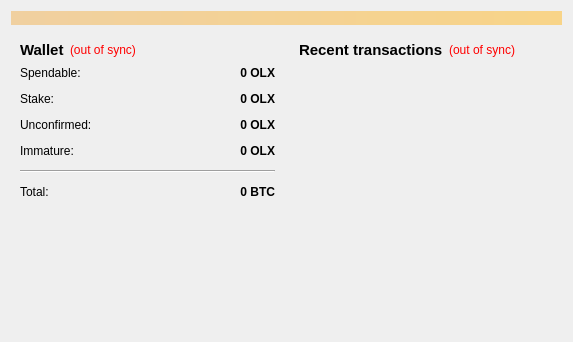
<?xml version="1.0" encoding="UTF-8"?>
<ui version="4.0">
 <class>OverviewPage</class>
 <widget class="QWidget" name="OverviewPage">
  <property name="geometry">
   <rect>
    <x>0</x>
    <y>0</y>
    <width>573</width>
    <height>342</height>
   </rect>
  </property>
  <property name="windowTitle">
   <string>Form</string>
  </property>
  <layout class="QVBoxLayout" name="topLayout">
   <item>
    <widget class="QLabel" name="labelAlerts">
     <property name="visible">
      <bool>false</bool>
     </property>
     <property name="styleSheet">
      <string notr="true">background-color: qlineargradient(x1: 0, y1: 0, x2: 1, y2: 0, stop:0 #F0D0A0, stop:1 #F8D488);  color:#000000
</string>
     </property>
     <property name="wordWrap">
      <bool>true</bool>
     </property>
     <property name="margin">
      <number>3</number>
     </property>
    </widget>
   </item>
   <item>
    <layout class="QHBoxLayout" name="horizontalLayout" stretch="1,1">
     <item>
      <layout class="QVBoxLayout" name="verticalLayout_2">
       <item>
        <widget class="QWidget" name="widget" native="true">
         <layout class="QVBoxLayout" name="verticalLayout_4">
          <item>
           <layout class="QHBoxLayout" name="horizontalLayout_4">
            <item>
             <widget class="QLabel" name="label_5">
              <property name="font">
               <font>
                <pointsize>11</pointsize>
                <weight>75</weight>
                <bold>true</bold>
               </font>
              </property>
              <property name="text">
               <string>Wallet</string>
              </property>
             </widget>
            </item>
            <item>
             <widget class="QLabel" name="labelWalletStatus">
              <property name="toolTip">
               <string>The displayed information may be out of date. Your wallet automatically synchronizes with the OLBITX network after a connection is established, but this process has not completed yet.</string>
              </property>
              <property name="styleSheet">
               <string notr="true">QLabel { color: red; }</string>
              </property>
              <property name="text">
               <string notr="true">(out of sync)</string>
              </property>
              <property name="alignment">
               <set>Qt::AlignLeading|Qt::AlignLeft|Qt::AlignVCenter</set>
              </property>
             </widget>
            </item>
            <item>
             <spacer name="horizontalSpacer_2">
              <property name="orientation">
               <enum>Qt::Horizontal</enum>
              </property>
              <property name="sizeHint" stdset="0">
               <size>
                <width>40</width>
                <height>20</height>
               </size>
              </property>
             </spacer>
            </item>
           </layout>
          </item>
          <item>
           <layout class="QFormLayout" name="formLayout_2">
            <property name="fieldGrowthPolicy">
             <enum>QFormLayout::AllNonFixedFieldsGrow</enum>
            </property>
            <property name="horizontalSpacing">
             <number>12</number>
            </property>
            <property name="verticalSpacing">
             <number>12</number>
            </property>
            <item row="0" column="0">
             <widget class="QLabel" name="label">
              <property name="text">
               <string>Spendable:</string>
              </property>
             </widget>
            </item>
            <item row="0" column="1">
             <widget class="QLabel" name="labelBalance">
              <property name="font">
               <font>
                <weight>75</weight>
                <bold>true</bold>
               </font>
              </property>
              <property name="cursor">
               <cursorShape>IBeamCursor</cursorShape>
              </property>
              <property name="toolTip">
               <string>Your current spendable balance</string>
              </property>
              <property name="text">
               <string notr="true">0 OLX</string>
              </property>
              <property name="alignment">
               <set>Qt::AlignRight|Qt::AlignTrailing|Qt::AlignVCenter</set>
              </property>
              <property name="textInteractionFlags">
               <set>Qt::LinksAccessibleByMouse|Qt::TextSelectableByKeyboard|Qt::TextSelectableByMouse</set>
              </property>
             </widget>
            </item>
            <item row="1" column="0">
             <widget class="QLabel" name="label_6">
              <property name="text">
               <string>Stake:</string>
              </property>
             </widget>
            </item>
            <item row="1" column="1">
             <widget class="QLabel" name="labelStake">
              <property name="font">
               <font>
                <weight>75</weight>
                <bold>true</bold>
               </font>
              </property>
              <property name="cursor">
               <cursorShape>IBeamCursor</cursorShape>
              </property>
              <property name="toolTip">
               <string>Total of coins that was staked, and do not yet count toward the current balance</string>
              </property>
              <property name="text">
               <string notr="true">0 OLX</string>
              </property>
              <property name="alignment">
               <set>Qt::AlignRight|Qt::AlignTrailing|Qt::AlignVCenter</set>
              </property>
              <property name="textInteractionFlags">
               <set>Qt::LinksAccessibleByMouse|Qt::TextSelectableByKeyboard|Qt::TextSelectableByMouse</set>
              </property>
             </widget>
            </item>
            <item row="2" column="0">
             <widget class="QLabel" name="label_3">
              <property name="text">
               <string>Unconfirmed:</string>
              </property>
             </widget>
            </item>
            <item row="2" column="1">
             <widget class="QLabel" name="labelUnconfirmed">
              <property name="font">
               <font>
                <weight>75</weight>
                <bold>true</bold>
               </font>
              </property>
              <property name="cursor">
               <cursorShape>IBeamCursor</cursorShape>
              </property>
              <property name="toolTip">
               <string>Total of transactions that have yet to be confirmed, and do not yet count toward the current balance</string>
              </property>
              <property name="text">
               <string notr="true">0 OLX</string>
              </property>
              <property name="alignment">
               <set>Qt::AlignRight|Qt::AlignTrailing|Qt::AlignVCenter</set>
              </property>
              <property name="textInteractionFlags">
               <set>Qt::LinksAccessibleByMouse|Qt::TextSelectableByKeyboard|Qt::TextSelectableByMouse</set>
              </property>
             </widget>
            </item>
            <item row="3" column="0">
             <widget class="QLabel" name="labelImmatureText">
              <property name="text">
               <string>Immature:</string>
              </property>
             </widget>
            </item>
            <item row="3" column="1">
             <widget class="QLabel" name="labelImmature">
              <property name="font">
               <font>
                <weight>75</weight>
                <bold>true</bold>
               </font>
              </property>
              <property name="toolTip">
               <string>Mined balance that has not yet matured</string>
              </property>
              <property name="text">
               <string notr="true">0 OLX</string>
              </property>
              <property name="alignment">
               <set>Qt::AlignRight|Qt::AlignTrailing|Qt::AlignVCenter</set>
              </property>
              <property name="textInteractionFlags">
               <set>Qt::LinksAccessibleByMouse|Qt::TextSelectableByKeyboard|Qt::TextSelectableByMouse</set>
              </property>
             </widget>
            </item>
            <item row="4" column="0" colspan="2">
             <widget class="Line" name="line">
              <property name="orientation">
               <enum>Qt::Horizontal</enum>
              </property>
             </widget>
            </item>
            <item row="5" column="0">
             <widget class="QLabel" name="labelTotalText">
              <property name="text">
               <string>Total:</string>
              </property>
             </widget>
            </item>
            <item row="5" column="1">
             <widget class="QLabel" name="labelTotal">
              <property name="font">
               <font>
                <weight>75</weight>
                <bold>true</bold>
               </font>
              </property>
              <property name="cursor">
               <cursorShape>IBeamCursor</cursorShape>
              </property>
              <property name="toolTip">
               <string>Your current total balance</string>
              </property>
              <property name="text">
               <string notr="true">0 BTC</string>
              </property>
              <property name="alignment">
               <set>Qt::AlignRight|Qt::AlignTrailing|Qt::AlignVCenter</set>
              </property>
              <property name="textInteractionFlags">
               <set>Qt::LinksAccessibleByMouse|Qt::TextSelectableByKeyboard|Qt::TextSelectableByMouse</set>
              </property>
             </widget>
            </item>
           </layout>
          </item>
         </layout>
        </widget>
       </item>
       <item>
        <spacer name="verticalSpacer">
         <property name="orientation">
          <enum>Qt::Vertical</enum>
         </property>
         <property name="sizeHint" stdset="0">
          <size>
           <width>20</width>
           <height>40</height>
          </size>
         </property>
        </spacer>
       </item>
      </layout>
     </item>
     <item>
      <layout class="QVBoxLayout" name="verticalLayout_3">
       <item>
        <widget class="QWidget" name="widget_2" native="true">
         <layout class="QVBoxLayout" name="verticalLayout">
          <item>
           <layout class="QHBoxLayout" name="horizontalLayout_2">
            <item>
             <widget class="QLabel" name="label_4">
              <property name="font">
               <font>
                <pointsize>11</pointsize>
                <weight>75</weight>
                <bold>true</bold>
               </font>
              </property>
              <property name="text">
               <string>&lt;b&gt;Recent transactions&lt;/b&gt;</string>
              </property>
             </widget>
            </item>
            <item>
             <widget class="QLabel" name="labelTransactionsStatus">
              <property name="toolTip">
               <string>The displayed information may be out of date. Your wallet automatically synchronizes with the OLBITX network after a connection is established, but this process has not completed yet.</string>
              </property>
              <property name="styleSheet">
               <string notr="true">QLabel { color: red; }</string>
              </property>
              <property name="text">
               <string notr="true">(out of sync)</string>
              </property>
              <property name="alignment">
               <set>Qt::AlignRight|Qt::AlignTrailing|Qt::AlignVCenter</set>
              </property>
             </widget>
            </item>
            <item>
             <spacer name="horizontalSpacer">
              <property name="orientation">
               <enum>Qt::Horizontal</enum>
              </property>
              <property name="sizeHint" stdset="0">
               <size>
                <width>40</width>
                <height>20</height>
               </size>
              </property>
             </spacer>
            </item>
           </layout>
          </item>
          <item>
           <widget class="QListView" name="listTransactions">
            <property name="styleSheet">
             <string notr="true">QListView { background: transparent; }</string>
            </property>
            <property name="frameShape">
             <enum>QFrame::NoFrame</enum>
            </property>
            <property name="verticalScrollBarPolicy">
             <enum>Qt::ScrollBarAlwaysOff</enum>
            </property>
            <property name="horizontalScrollBarPolicy">
             <enum>Qt::ScrollBarAlwaysOff</enum>
            </property>
            <property name="selectionMode">
             <enum>QAbstractItemView::NoSelection</enum>
            </property>
           </widget>
          </item>
         </layout>
        </widget>
       </item>
      </layout>
     </item>
    </layout>
   </item>
  </layout>
 </widget>
 <resources/>
 <connections/>
</ui>
